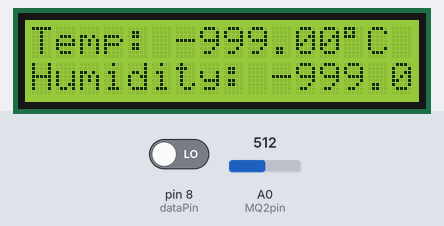
The sketch below on a simulated Arduino Uno, built with avr-gcc and run on an emulated ATmega328P. Shown: 16×2 character LCD. Inputs (shaded band) come from the test bench; at power-on: pin 8 (dataPin) LOW, A0 (MQ2pin) = 512.

Above: at 20.1 s.
At 22.1 s:
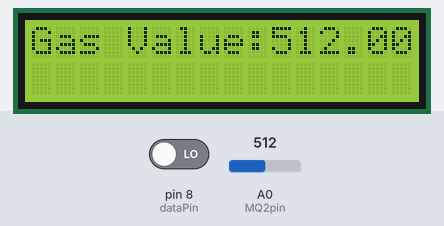

Measured:
- what the display in image 0 shows lasts 2.0 s, from 20.1 s to 22.1 s

The sketch:

Air_Quality_Monitoring_System.ino
```cpp
#include <LiquidCrystal.h>
#include <dht.h>
#define dataPin 8 // Defines pin number to which the sensor is connected
dht DHT;

#define MQ2pin 0

float sensorValue;  //variable to store sensor value


// Initialize with the pins you're using
LiquidCrystal lcd(12, 11, 5, 4, 3, 2);

void setup() {
  lcd.begin(16, 2);  // For 16x2 LCDs
  delay(20000);
}


void loop() {
  int readData = DHT.read22(dataPin); // DHT22/AM2302
	//int readData = DHT.read11(dataPin); // DHT11

	float t = DHT.temperature; // Gets the values of the temperature
	float h = DHT.humidity; // Gets the values of the humidity
  //GAS SENSOR VALUE
  sensorValue = analogRead(MQ2pin); // read analog input pin 0

  lcd.print("Temp: ");
  lcd.print(t);
  lcd.print((char)223);
  lcd.print("C");

  lcd.setCursor(0,1);
  lcd.print("Humidity: ");
  lcd.print(h);
  lcd.print("%");

  delay(2000);

  lcd.clear();
  lcd.print("Gas Value:");
  lcd.print(sensorValue);
  delay(2000);
  lcd.clear();

}
```
